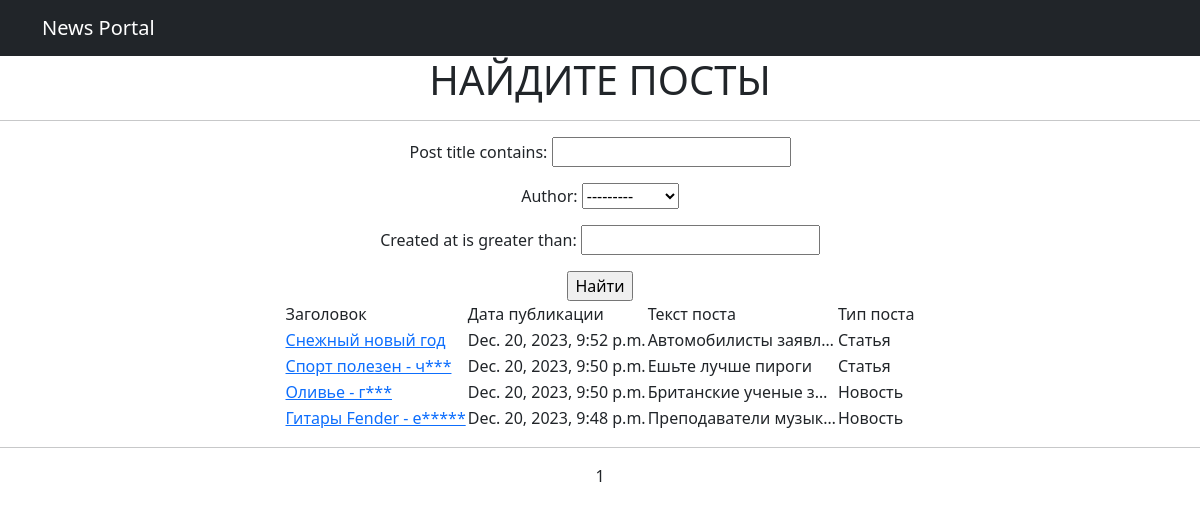
Page /create/search/ on the committed database.
### news/models.py (models this page shows, shortened)
class Post(models.Model):
    ART = 'С'
    NEWS = 'Н'
    TYPES = [(ART, 'Статья'), (NEWS, 'Новость')]
    author = models.ForeignKey(Author, on_delete=models.CASCADE)
    post_type = models.CharField(max_length=10, choices=TYPES)
    created_at = models.DateTimeField(auto_now_add=True)
    post_category = models.ManyToManyField(Category)
    post_title = models.CharField(max_length=120)
    post_text = models.TextField()
    post_rating = models.IntegerField(default=0)

### news/views.py (the view)
# urls.py: path('search/', PostSearch.as_view()),
class PostSearch(ListView):
        model = Post
        ordering = '-created_at'
        template_name = 'post_search.html'
        context_object_name = 'posts_search'
        paginate_by = 10
        def get_queryset(self):
            queryset = super().get_queryset()
            self.filterset = PostFilter(self.request.GET, queryset=queryset)
            return self.filterset.qs
        def get_context_data(self, **kwargs):
            context = super().get_context_data(**kwargs)
            context['filterset'] = self.filterset
            return context

### news/models.py (called while the page is built)
    def __str__(self):
        return f'{self.user.username}'

### news/templatetags/custom_filters.py (called while the page is built)
@register.filter()
def censor(value: str):
    bad_words = {'Гадость': 'Г***',
                 'гадость': 'г***',
                 'Чушь': 'Ч***',
                 'чушь' : 'ч***',
                 'Ерунда': 'Е*****',
                 'ерунда': 'е*****',
                 'Фигня': 'Ф****',
                 'фигня': 'ф****',
                 }
    words = value.split(' ')
    new_text = ''
    for i in range(len(words)):
        if words[i] in bad_words:
            words[i] = bad_words[words[i]]
            new_text += words[i]
            new_text += ' '
        else:
            new_text += words[i]
            new_text += ' '
    return new_text

### templates/post_search.html (shortened to what this page needs)
{% extends 'flatpages/default.html' %}
{% load custom_filters %}
{% load custom_tags %}
{% block body %}
<h1>НАЙДИТЕ ПОСТЫ</h1>
    <hr>
   <form action="" method="get">
       {{ filterset.form.as_p }}
       <input type="submit" value="Найти" />
   </form>
       <center><table>
           <tr>
               <td>Заголовок</td>
               <td>Дата публикации</td>
               <td>Текст поста</td>
               <td>Тип поста</td>
           </tr>
           {% for post in posts_search %}
           <tr>
               <td><a href={{ post.pk }}>{{ post.post_title|censor }}</a></td>
               <td>{{ post.created_at }}</td>
               <td>{{ post.post_text|truncatechars:20|censor }}</td>
               {% if post.post_type == 'С' %}
               <td>Статья</td>
               {% else %}
               <td>Новость</td>
               {% endif %}
           </tr>
           {% endfor %}
       </table></center>
<hr>
{{ page_obj.number }}
{% endblock body %}

### rows in the picture
Post: post_title|censor "Снежный новый год", created_at "Dec. 20, 2023, 9:52 p.m.", post_text|censor "Автомобилисты заявл…", post_type "Статья"
Post: post_title|censor "Спорт полезен - ч***", created_at "Dec. 20, 2023, 9:50 p.m.", post_text|censor "Ешьте лучше пироги", post_type "Статья"
Post: post_title|censor "Оливье - г***", created_at "Dec. 20, 2023, 9:50 p.m.", post_text|censor "Британские ученые з…", post_type "Новость"
Post: post_title|censor "Гитары Fender - е*****", created_at "Dec. 20, 2023, 9:48 p.m.", post_text|censor "Преподаватели музык…", post_type "Новость"

### other values in the picture
{{ page_obj.number }} "1"
